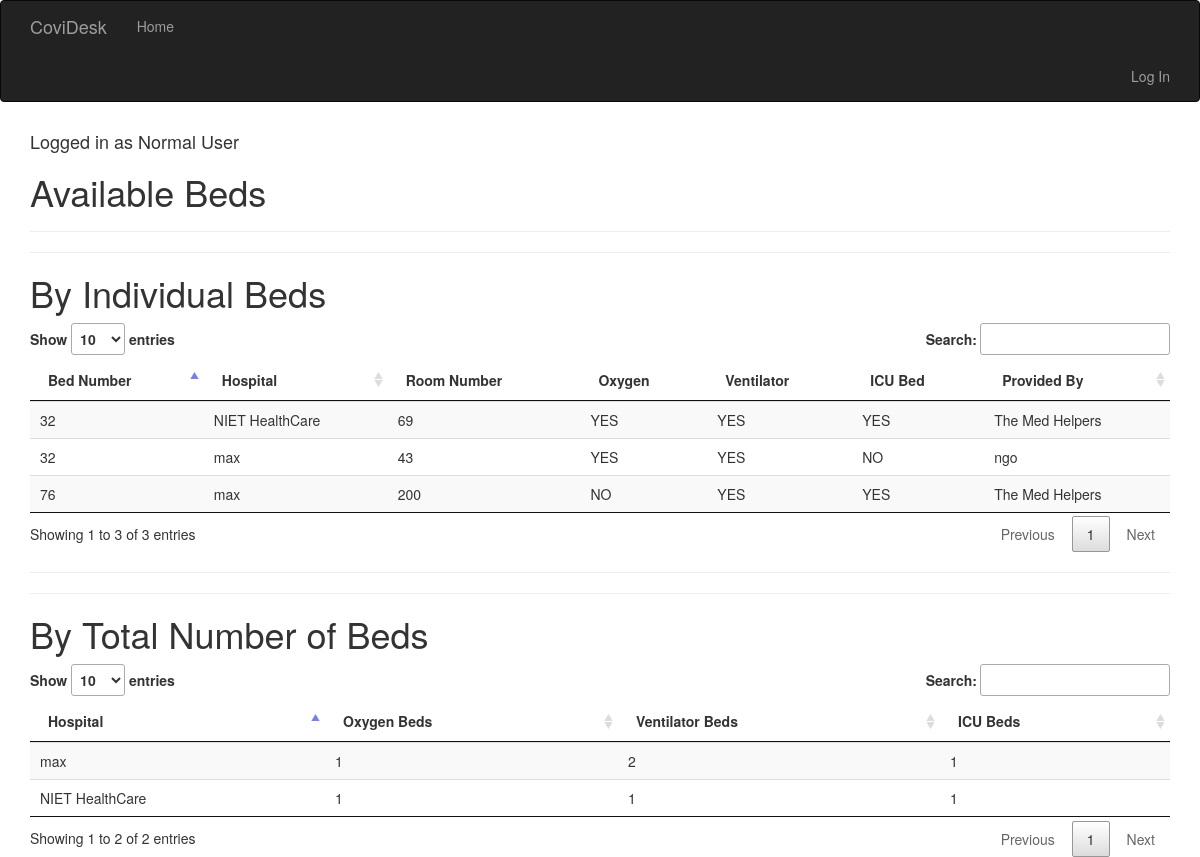
The page / on the database its author committed.
### app/models.py (models this page shows, shortened)
class AvailableBeds(db.Model):
    __tablename__ = 'AvailableBeds'
    id = db.Column(db.Integer, primary_key=True)
    number = db.Column(db.Integer, nullable=False)
    room_no = db.Column(db.String(8), nullable=False)
    with_oxygen = db.Column(db.Boolean, nullable=False)
    is_icu = db.Column(db.Boolean, nullable=False)
    with_ventilators = db.Column(db.Boolean, nullable=False)
    ngo_id = db.Column(db.Integer, db.ForeignKey('ngos.id'))
    hospital_id = db.Column(db.Integer, db.ForeignKey('Hospital.id'))

class Hospital(db.Model):
    __tablename__ = 'Hospital'
    id = db.Column(db.Integer, primary_key=True)
    name = db.Column(db.String(64), nullable=False)
    available_beds = db.relationship('AvailableBeds', backref='hospital', lazy = 'dynamic')

class NGOs(UserMixin,db.Model):
    __tablename__ = 'ngos'
    id = db.Column(db.Integer, primary_key=True)
    name = db.Column(db.String(64), unique=True,
                    index=True, nullable=False)
    email = db.Column(db.String(64), unique=True,
                    nullable=False)
    pincode = db.Column(db.Integer, nullable=False)
    password_hash = db.Column(db.String(128))
    available_beds = db.relationship('AvailableBeds',
                    backref='ngo')
    @property
    def password(self):
        raise AttributeError('password is not a readable attribute')

### app/main/views.py (the view)
@main.route('/')
def index():
    if not session.get('name'):
        name = "Normal User"
    else:
        name = session.get('name')
    return render_template('index.html', name=name, beds=AvailableBeds.query.all()[::-1], hospitals=Hospital.query.all(), len=len), 200

### app/templates/index.html (shortened to what this page needs)
{% extends "base.html" %}
{% block page_content %}
    <h4>Logged in as {{ name }}</h4>
    <h1>Available Beds</h1>
    <hr><hr>
    <h1>By Individual Beds</h1>
    <table id="data" class="table table-striped">
        <thead>
          <tr>
            <th>Bed Number</th>
            <th>Hospital</th>
            <th>Room Number</th>
            <th>Oxygen</th>
            <th>Ventilator</th>
            <th>ICU Bed</th>
            <th>Provided By</th>
          </tr>
        </thead>
        <tbody>
          {% for bed in beds %}
            <tr>
              <td>{{ bed.number }}</td>
              <td>{{ bed.hospital.name }}</td>
              <td>{{ bed.room_no }}</td>
              <td>{{ "YES" if bed.with_oxygen else "NO"}}</td>
              <td>{{ "YES" if bed.with_ventilators else "NO"}}</td>
              <td>{{ "YES" if bed.is_icu else "NO"}}</td>
              <td>{{ bed.ngo.name }}</td>
            </tr>
          {% endfor %}
        </tbody>
      </table>
      <hr><hr>
      <h1>By Total Number of Beds</h1>
    <table id="data-2" class="table table-striped">
        <thead>
          <tr>
            <th>Hospital</th>
            <th>Oxygen Beds</th>
            <th>Ventilator Beds</th>
            <th>ICU Beds</th>
          </tr>
        </thead>
        <tbody>
          {% for hospital in hospitals %}
            <tr>
              <td>{{ hospital.name }}</td>
              <td>{{ len(hospital.available_beds.filter_by(with_oxygen=True).all()) }}</td>
              <td>{{ len(hospital.available_beds.filter_by(with_ventilators=True).all()) }}</td>
              <td>{{ len(hospital.available_beds.filter_by(is_icu=True).all()) }}</td>
            </tr>
          {% endfor %}
        </tbody>
      </table>
{% endblock %}

### app/templates/base.html (shortened to what this page needs)
{% extends "bootstrap/base.html" %}
{% block styles %}
{{super()}}
<link rel="stylesheet" type="text/css" href="{{url_for('static',filename='datatables.css')}}">
{% endblock %}
{% block navbar %}
<div class="navbar navbar-inverse" role="navigation">
    <div class="container">
        <div class="navbar-header">
            <a class="navbar-brand" href="/">CoviDesk</a>
        </div>
        <div class="navbar-collapse collapse">
            <ul class="nav navbar-nav">
                <li><a href="/">Home</a></li>
            </ul>
        </div>
        <ul class="nav navbar-nav navbar-right">
            {% if current_user.is_authenticated %}
            <li><a href="{{ url_for('auth.logout') }}">Log Out</a></li>
            {% else %}
            <li><a href="{{ url_for('auth.login') }}">Log In</a></li>
            {% endif %}
        </ul>
    </div>
</div>
{% endblock %}
{% block content %}
<div class="container">
    {% block page_content %}{% endblock %}
</div>
{% endblock %}

### app/static/datatables.css (style rules this page uses)
table.dataTable { width: 100%; margin: 0 auto; clear: both; border-collapse: separate; border-spacing: 0; }
table.dataTable thead th, table.dataTable tfoot th { font-weight: bold; }
table.dataTable thead th, table.dataTable thead td { padding: 10px 18px; border-bottom: 1px solid #111; }
table.dataTable thead .sorting, table.dataTable thead .sorting_asc, table.dataTable thead .sorting_desc, table.dataTable thead .sorting_asc_disabled, table.dataTable thead .sorting_desc_disabled { cursor: pointer; *cursor: hand; background-repeat: no-repeat; background-position: center right; }
table.dataTable thead .sorting { background-image: url("DataTables-1.11.3/images/sort_both.png"); }
table.dataTable thead .sorting_asc { background-image: url("DataTables-1.11.3/images/sort_asc.png") !important; }
table.dataTable tbody tr { background-color: #ffffff; }
table.dataTable tbody th, table.dataTable tbody td { padding: 8px 10px; }
table.dataTable.no-footer { border-bottom: 1px solid #111; }
table.dataTable th, table.dataTable td { box-sizing: content-box; }

### rows shown on the page
AvailableBeds: number "32", hospital.name "NIET HealthCare", room_no "69", with_oxygen "YES", with_ventilators "YES", is_icu "YES", ngo.name "The Med Helpers"
AvailableBeds: number "76", hospital.name "max", room_no "200", with_oxygen "NO", with_ventilators "YES", is_icu "YES", ngo.name "The Med Helpers"
AvailableBeds: number "32", hospital.name "max", room_no "43", with_oxygen "YES", with_ventilators "YES", is_icu "NO", ngo.name "ngo"
Hospital: name "max", id "1", available_beds "2"
Hospital: name "NIET HealthCare", available_beds "1"

### other values the page prints
{{ name }} "Normal User"
